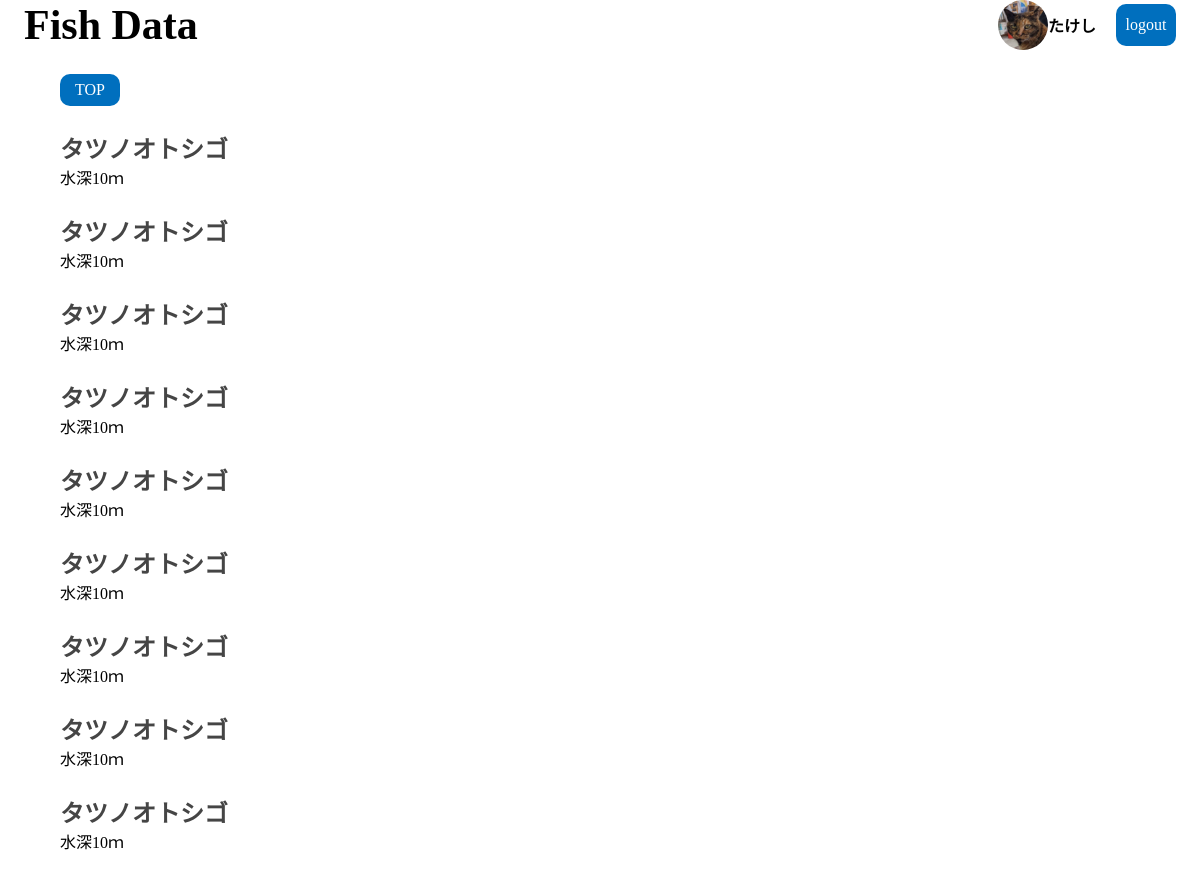
The page /view.php?id=23 (signed in) on the database its author committed.
### tables this page shows
CREATE TABLE `log_table` (
  `id` int(11) NOT NULL,
  `fishname` varchar(128) NOT NULL,
  `depth` int(4) NOT NULL,
  `date_id` int(12) NOT NULL,
  `user_id` int(12) NOT NULL,
  `fish_id` int(12) NOT NULL,
  `created_at` datetime NOT NULL,
  `updated_at` datetime NOT NULL
);

### view.php (the view, shortened to what this page needs)
<?php
$date_id = $_GET['id'];
$pdo = connect_to_db();
$sql = 'SELECT * FROM log_table WHERE date_id = :date_id ORDER BY fishname ASC';
$stmt = $pdo->prepare($sql);
$stmt->bindValue(':date_id', $date_id, PDO::PARAM_STR);
try {
  $status = $stmt->execute();
} catch (PDOException $e) {
  echo json_encode(["sql error" => "{$e->getMessage()}"]);
  exit();
}
$result = $stmt->fetchAll(PDO::FETCH_ASSOC);
$output = "";
foreach ($result as $record) {
  $output .= "
  <div class=fish_contatiner>
    <div></div>
    <div id=output{$record['id']} class=fish_contents>
      <a href=infomation.php?id={$record['fish_id']}><div class=fish_name>{$record['fishname']}</div></a>
      <div class=infomation>
        <div>水深{$record['depth']}ｍ</div>
      </div>
    </div>
  <div>
";
}
?>
<!DOCTYPE html>
<html lang="ja">
<head>
  <link rel="stylesheet" href="./css/reset.css">
  <link rel="stylesheet" href="./css/style.css">
</head>
<body>
  <header>
    <div id="header_left">
      <h1>Fish Data</h1>
    </div>
    <div id="header_right">
      <img src="./img/face.JPG" id="profile_image" alt="プロフィール画像">
      <div id="user_name"><?= $_SESSION['username'] ?></div>
      <a href="logout.php" id="logout_btn" class="btn">logout</a>
    </div>
  </header>
  <div id="wrapper">
    <div id="top_btn_section">
      <a href="main.php" id="top_btn">
        <div id="top_btn">TOP</div>
      </a>
    </div>
    <section>
      <?= $output ?>
    </section>
  </div>
</body>
</html>

### css/style.css (style rules this page uses)
* { box-sizing: border-box; }
#wrapper { width: 90%; margin:0 auto; }
a:link, a:visited, a:hover, a:active { text-decoration: none; color: #454545; }
.btn { cursor: pointer; }
header { display: flex; justify-content: space-between; align-items: center; }
#header_left { margin-left: 24px; }
#header_left h1 { font-size: 42px; }
#profile_image { width: 50px; height: 50px; border-radius: 50%; }
#header_right { display: flex; justify-content: center; align-items: center; margin-right: 24px; }
#user_name { font-size: 16px; font-weight: bold; }
#logout_btn { text-align: center; line-height:42px; width: 60px; margin-left: 20px; background-color: #006fbe; border-radius: 10px; color: #fff; }
#top_btn_section { margin-top: 24px; margin-bottom: 24px; }
#top_btn { text-align: center; line-height:32px; width: 60px; background-color: #006fbe; border-radius: 10px; color: #fff; }
.fish_contents { margin-bottom: 24px; }
.fish_name { font-weight: bold; font-size: 24px; }

### rows shown on the page
log_table: fishname "タツノオトシゴ", depth "10"
log_table: fishname "タツノオトシゴ", depth "10"
log_table: fishname "タツノオトシゴ", depth "10"
log_table: fishname "タツノオトシゴ", depth "10"
log_table: fishname "タツノオトシゴ", depth "10"
log_table: fishname "タツノオトシゴ", depth "10"
log_table: fishname "タツノオトシゴ", depth "10"
log_table: fishname "タツノオトシゴ", depth "10"
log_table: fishname "タツノオトシゴ", depth "10"

### other values the page prints
$_SESSION['username'] "たけし"
